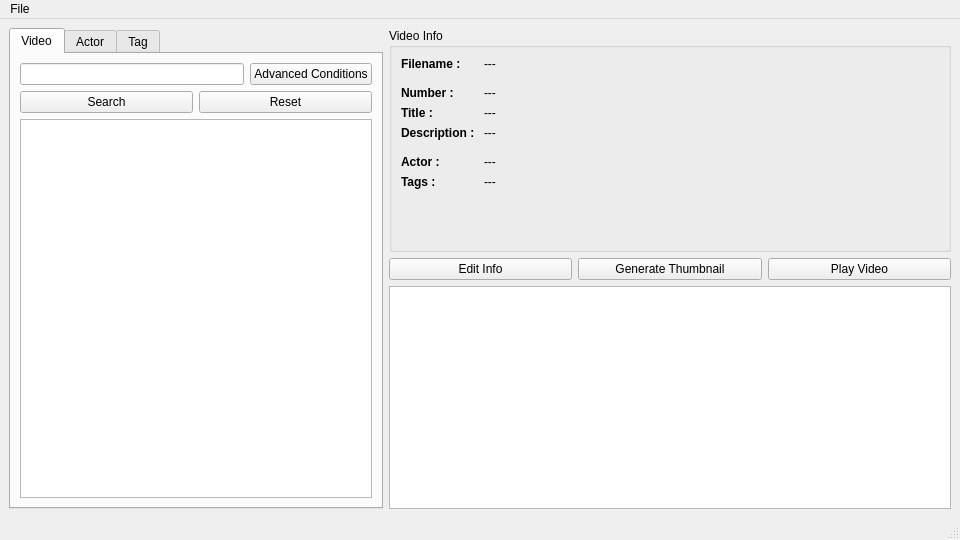
<?xml version="1.0" encoding="UTF-8"?>
<ui version="4.0">
 <class>MainWindow</class>
 <widget class="QMainWindow" name="MainWindow">
  <property name="geometry">
   <rect>
    <x>0</x>
    <y>0</y>
    <width>960</width>
    <height>540</height>
   </rect>
  </property>
  <property name="minimumSize">
   <size>
    <width>640</width>
    <height>360</height>
   </size>
  </property>
  <property name="windowTitle">
   <string>Local AVVideo Browser</string>
  </property>
  <widget class="QWidget" name="centralwidget">
   <layout class="QVBoxLayout" name="verticalLayout">
    <item>
     <layout class="QHBoxLayout" name="horizontalLayout" stretch="2,3">
      <item>
       <widget class="QTabWidget" name="tabWidget">
        <property name="currentIndex">
         <number>0</number>
        </property>
        <widget class="QWidget" name="videoTab">
         <attribute name="title">
          <string>Video</string>
         </attribute>
         <layout class="QVBoxLayout" name="verticalLayout_5">
          <item>
           <layout class="QVBoxLayout" name="verticalLayout_3" stretch="0,0,7">
            <item>
             <layout class="QVBoxLayout" name="verticalLayout_4">
              <item>
               <layout class="QHBoxLayout" name="horizontalLayout_2">
                <item>
                 <widget class="QLineEdit" name="searchBar">
                  <property name="clearButtonEnabled">
                   <bool>false</bool>
                  </property>
                 </widget>
                </item>
                <item>
                 <widget class="QPushButton" name="advancedConditionBtn">
                  <property name="text">
                   <string>Advanced Conditions</string>
                  </property>
                 </widget>
                </item>
               </layout>
              </item>
             </layout>
            </item>
            <item>
             <layout class="QHBoxLayout" name="horizontalLayout_6">
              <item>
               <widget class="QPushButton" name="searchBtn">
                <property name="text">
                 <string>Search</string>
                </property>
               </widget>
              </item>
              <item>
               <widget class="QPushButton" name="resetBtn">
                <property name="text">
                 <string>Reset</string>
                </property>
               </widget>
              </item>
             </layout>
            </item>
            <item>
             <widget class="QListWidget" name="videoListWidget"/>
            </item>
           </layout>
          </item>
         </layout>
        </widget>
        <widget class="QWidget" name="actorTab">
         <attribute name="title">
          <string>Actor</string>
         </attribute>
         <layout class="QVBoxLayout" name="verticalLayout_7">
          <item>
           <layout class="QVBoxLayout" name="verticalLayout_6">
            <item>
             <layout class="QHBoxLayout" name="horizontalLayout_3">
              <item>
               <widget class="QPushButton" name="newActorBtn">
                <property name="text">
                 <string>New Actor</string>
                </property>
               </widget>
              </item>
              <item>
               <widget class="QPushButton" name="delActorBtn">
                <property name="text">
                 <string>Delete Selected Actor</string>
                </property>
               </widget>
              </item>
             </layout>
            </item>
            <item>
             <widget class="QLabel" name="curSelectedActorLabel">
              <property name="font">
               <font>
                <pointsize>11</pointsize>
                <weight>75</weight>
                <bold>true</bold>
               </font>
              </property>
              <property name="text">
               <string>Current selected actor : </string>
              </property>
             </widget>
            </item>
            <item>
             <widget class="QListWidget" name="actorListWidget"/>
            </item>
           </layout>
          </item>
         </layout>
        </widget>
        <widget class="QWidget" name="tagTab">
         <attribute name="title">
          <string>Tag</string>
         </attribute>
         <layout class="QVBoxLayout" name="verticalLayout_9">
          <item>
           <layout class="QVBoxLayout" name="verticalLayout_8">
            <item>
             <layout class="QHBoxLayout" name="horizontalLayout_4">
              <item>
               <widget class="QPushButton" name="newTagBtn">
                <property name="text">
                 <string>New Tag</string>
                </property>
               </widget>
              </item>
              <item>
               <widget class="QPushButton" name="delTagBtn">
                <property name="text">
                 <string>Delete Selected Tag</string>
                </property>
               </widget>
              </item>
             </layout>
            </item>
            <item>
             <widget class="QLabel" name="curSelectedTagLabel">
              <property name="font">
               <font>
                <pointsize>11</pointsize>
                <weight>75</weight>
                <bold>true</bold>
               </font>
              </property>
              <property name="text">
               <string>Current selected tag : </string>
              </property>
             </widget>
            </item>
            <item>
             <widget class="QListWidget" name="tagListWidget"/>
            </item>
           </layout>
          </item>
         </layout>
        </widget>
       </widget>
      </item>
      <item>
       <layout class="QVBoxLayout" name="verticalLayout_2" stretch="6,1,6">
        <item>
         <widget class="QGroupBox" name="groupBox">
          <property name="title">
           <string>Video Info</string>
          </property>
          <layout class="QVBoxLayout" name="verticalLayout_10">
           <item>
            <layout class="QFormLayout" name="formLayout">
             <item row="0" column="0">
              <widget class="QLabel" name="label_5">
               <property name="font">
                <font>
                 <weight>75</weight>
                 <bold>true</bold>
                </font>
               </property>
               <property name="text">
                <string>Filename : </string>
               </property>
              </widget>
             </item>
             <item row="0" column="1">
              <widget class="QLabel" name="filenameViewLabel">
               <property name="text">
                <string>---</string>
               </property>
              </widget>
             </item>
             <item row="2" column="0">
              <widget class="Line" name="line">
               <property name="orientation">
                <enum>Qt::Horizontal</enum>
               </property>
              </widget>
             </item>
             <item row="3" column="0">
              <widget class="QLabel" name="label_2">
               <property name="font">
                <font>
                 <weight>75</weight>
                 <bold>true</bold>
                </font>
               </property>
               <property name="text">
                <string>Number : </string>
               </property>
              </widget>
             </item>
             <item row="3" column="1">
              <widget class="QLabel" name="numberViewLabel">
               <property name="text">
                <string>---</string>
               </property>
              </widget>
             </item>
             <item row="4" column="0">
              <widget class="QLabel" name="label">
               <property name="font">
                <font>
                 <weight>75</weight>
                 <bold>true</bold>
                </font>
               </property>
               <property name="text">
                <string>Title : </string>
               </property>
              </widget>
             </item>
             <item row="4" column="1">
              <widget class="QLabel" name="titleViewLabel">
               <property name="text">
                <string>---</string>
               </property>
              </widget>
             </item>
             <item row="5" column="0">
              <widget class="QLabel" name="label_6">
               <property name="font">
                <font>
                 <weight>75</weight>
                 <bold>true</bold>
                </font>
               </property>
               <property name="text">
                <string>Description : </string>
               </property>
              </widget>
             </item>
             <item row="5" column="1">
              <widget class="QLabel" name="descriptionViewLabel">
               <property name="text">
                <string>---</string>
               </property>
              </widget>
             </item>
             <item row="6" column="0">
              <widget class="Line" name="line_2">
               <property name="orientation">
                <enum>Qt::Horizontal</enum>
               </property>
              </widget>
             </item>
             <item row="7" column="0">
              <widget class="QLabel" name="label_3">
               <property name="font">
                <font>
                 <weight>75</weight>
                 <bold>true</bold>
                </font>
               </property>
               <property name="text">
                <string>Actor : </string>
               </property>
              </widget>
             </item>
             <item row="7" column="1">
              <widget class="QLabel" name="actorViewLabel">
               <property name="text">
                <string>---</string>
               </property>
              </widget>
             </item>
             <item row="8" column="0">
              <widget class="QLabel" name="label_4">
               <property name="font">
                <font>
                 <weight>75</weight>
                 <bold>true</bold>
                </font>
               </property>
               <property name="text">
                <string>Tags : </string>
               </property>
              </widget>
             </item>
             <item row="8" column="1">
              <widget class="QLabel" name="tagViewLabel">
               <property name="text">
                <string>---</string>
               </property>
              </widget>
             </item>
            </layout>
           </item>
          </layout>
         </widget>
        </item>
        <item>
         <layout class="QHBoxLayout" name="horizontalLayout_5">
          <item>
           <widget class="QPushButton" name="editInfoBtn">
            <property name="text">
             <string>Edit Info</string>
            </property>
           </widget>
          </item>
          <item>
           <widget class="QPushButton" name="genThumbnailBtn">
            <property name="text">
             <string>Generate Thumbnail</string>
            </property>
           </widget>
          </item>
          <item>
           <widget class="QPushButton" name="playVideoBtn">
            <property name="text">
             <string>Play Video</string>
            </property>
           </widget>
          </item>
         </layout>
        </item>
        <item>
         <widget class="QGraphicsView" name="graphicsView"/>
        </item>
       </layout>
      </item>
     </layout>
    </item>
   </layout>
  </widget>
  <widget class="QMenuBar" name="menubar">
   <property name="geometry">
    <rect>
     <x>0</x>
     <y>0</y>
     <width>960</width>
     <height>18</height>
    </rect>
   </property>
   <widget class="QMenu" name="menuFile">
    <property name="title">
     <string>File</string>
    </property>
    <addaction name="actionAddVideo"/>
    <addaction name="actionDeleteVideo"/>
    <addaction name="actionOpenInExplorer"/>
    <addaction name="actionRefresh"/>
    <addaction name="separator"/>
    <addaction name="actionExport"/>
    <addaction name="separator"/>
    <addaction name="actionExit"/>
   </widget>
   <addaction name="menuFile"/>
  </widget>
  <widget class="QStatusBar" name="statusBar"/>
  <action name="actionExit">
   <property name="text">
    <string>Exit</string>
   </property>
  </action>
  <action name="actionRefresh">
   <property name="text">
    <string>Refresh</string>
   </property>
  </action>
  <action name="actionAddVideo">
   <property name="text">
    <string>Add Video</string>
   </property>
  </action>
  <action name="actionOpenInExplorer">
   <property name="text">
    <string>Open In Explorer</string>
   </property>
  </action>
  <action name="actionDeleteVideo">
   <property name="text">
    <string>Delete Video</string>
   </property>
  </action>
  <action name="actionExport">
   <property name="text">
    <string>Export</string>
   </property>
  </action>
 </widget>
 <resources/>
 <connections/>
</ui>
